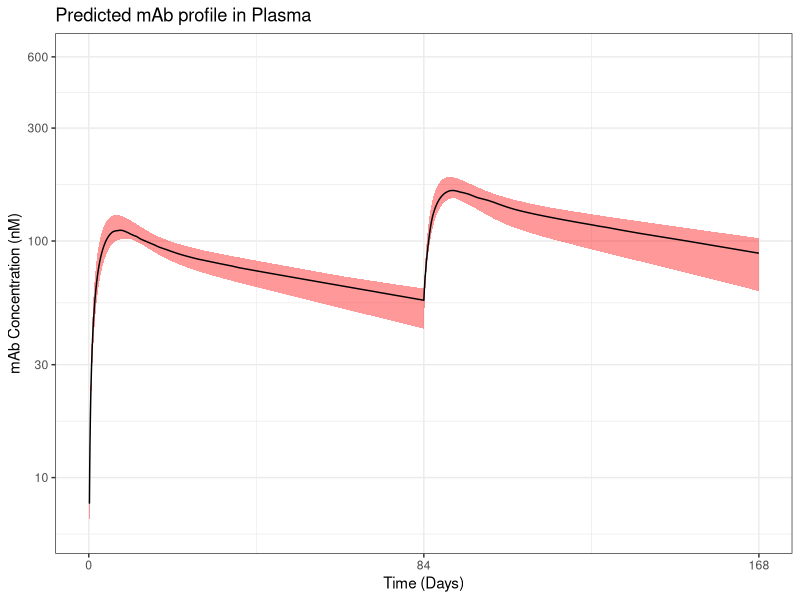

This figure's R source:
## Full TMDD model in central compartment
# Author: Dave Fairman
# Date: 07-March-2017
# Version 1
#rm(list=ls(all=TRUE))
#FOLDER <- "DMDG course"                     #Alter to specify your own location
#base.dir <- "."                #Alter to specify your own location
#setwd(file.path(base.dir, FOLDER))
SIM_TITLE <- "mAB multiple dose" # give each simualtion a unique title
Version <- "1" #Simulation version number
SIM_DAT <- Sys.Date()

####################### Parameters to adjust for simulations
#### mAb binding kinetics
TVKD <- 0.78/10 # nM 0.78nM as default
####Target dynamics
BASE_CONC <- 0.011/1000  ## nM. 11pM as default value
HL_Tar <- 0.5 # hours Target turnover half life 0.5 based on Biesma et al
Comp_factor <- 30 # fold higher complex elimination compared to mAb.
#### Dose
Dose <- 150 # mg. total dose of mAb
YTE_factor <- 3   # set to 1 for non YTE sims. set to 3 for 3x decrease in CL
TAU <- 24*7*4*3   #Dosing interval (hours)

##############  Do not alter anyting below this line!
#### 
Kon  <- 82   # nM-1 s-1 - fixed at estimate for IMA-026 and Koff derived. Keep fixed and just vary KD as this is OK for this level
# of investigation given that the model is essntially not be sensitive to Koff
set.seed(1234567)
SIM_DURATION <- 24*7*4*6 #Duration of simulation in hours
DT <- 1  # time step for simulations (hours)
## If you wish to give multiple doses

FIRST_DOSE <- 0 #time of first dose (hours)
LAST_DOSE <- FIRST_DOSE +24*7*4*8   #time of last dose (hours)
Time_labels <- seq(FIRST_DOSE,SIM_DURATION,by=TAU)/24
#
n.ind <- 30 # number of individuals in simulation ~ >500 for final simulations but wil take time so use ~30 to check model is working first
# library
library(deSolve)   ## DE solver
library(ggplot2)   ##  for plotting
library(MASS)     ## for mvrnorm function
library(plyr)    ## for the ldply and ddply aggregation functions
## SC
## Define dosing events longitudinally (like in nonmem)
Mw <- 146 #kDa - molecular weight

dose.events <- data.frame(var="depot",
                          time=seq(FIRST_DOSE,LAST_DOSE,by=TAU), #If you wish to give multiple doses
                          #time=FIRST_DOSE,                        #single dose - just gives dose at time specified
                          value=Dose*1000/Mw, method="add") # dose express in nMol

## ## parameter values
## PK assumed to be equivalent to IMA-026
TVCL <- 0.0068/YTE_factor       # L/hr 
TVVC <- 3.22        # L - central volume
TVVP <- 4.06        # L - peripheral volume
TVQ  <- 0.019      # L/hr
TVKA <- 0.2/24       # hr-1 - absorption rate constant
BIOAV <- 0.75       #F

#### Target parameters
Kdeg <- 0.693/HL_Tar #hr-1 
BASE_P <- BASE_CONC*TVVC # nMoles
Rsyn_P <- BASE_P * Kdeg 
Kel_mAB <- TVCL/TVVC
Kcomplex <- Kel_mAB * Comp_factor
## Calculate maximal theoretical accumulation of complex
Max_acc_ratio <- Kdeg / Kcomplex #maximum complex accumulation ratio
Max_acc_pM <- signif(BASE_CONC*(Kdeg / Kcomplex)*1000,3) #maximum complex accumulation concentration

## PKPD with TMDD in plasma
pkeq <- function(t, y, p) {    
  
  #### PK param  
  CL <- p[1]
  VC <- p[2]
  VP <- p[3]
  Q <- p[4]
  KA <- p[5]
  KD <- p[6]
  Koff <- Kon*KD
  
  dy1 <- - KA* y[1]         #depot drug amount
  
  dy2 <- BIOAV*KA*y[1] - (CL/VC)*y[2] -  Kon*(y[4]/VC)*(y[2]/VC)*VC + Koff*y[5]*VC - (Q/VC)*y[2] + (Q/VP)*y[3]  # drug amount in plasma amount
  
  dy3 <- (Q/VC)*y[2] - (Q/VP)*y[3] # drug amount in peripheral cmt
  
  dy4 <- Rsyn_P - Kdeg*y[4] - Kon*(y[4]/VC)*(y[2]/VC)*VC + Koff*y[5]*VC #free target amount in plasma
  
  dy5 <- Kon*(y[4]/VC)*(y[2]/VC) - Koff*y[5] - Kcomplex*y[5]# complex conc in plasma
  
  list(c(dy1, dy2, dy3, dy4, dy5))
}

## define matrix of parameters (see desolve guide)

params <- mvrnorm(n.ind, mu = log(c(TVCL,TVVC,TVVP,TVQ,TVKA,TVKD)),
                  Sigma = matrix(c(0.04, 0,    0,    0,    0,    0,
                                   0,    0.01, 0,    0,    0,    0,
                                   0,    0,    0.01, 0,    0,    0,
                                   0,    0,    0,    0.01, 0,    0,
                                   0,    0,    0,    0,    0.01, 0,
                                   0,    0,    0,    0,    0,    0.25), nrow=6))

params <- exp(params)

## Initial values of state variables
yini <- c(depot = 0, plasma = 0, peripheral = 0,ligandP = BASE_P, complexP = 0)
## observation times
times <- seq(0,SIM_DURATION,DT) # sequence starting at 0 ending at defined duration going up by x hours

## loop through matrix row by row (i.e. by ID) output data.frame as you go
out <- ldply(1:nrow(params),function(i){
  
  outi <- ode(func = pkeq, times = times,
              y = yini, parms = params[i,],events=list(data=dose.events))
  
  outi <- as.data.frame(outi)
  outi$plasma <- outi$plasma/params[i, 2]  # divides amount by individual V1 to get conc
  outi$ligandP <- outi$ligandP/params[i, 2]  # divides amount by individual V1 to get conc
  outi$SIM <- i
  outi
})

## plot the results
## mAb profile (Plasma)
mAbpl <- ddply(out,"time",function(d){
  data.frame(lowpl = quantile(d$plasma,probs=0.025),
             midpl = quantile(d$plasma,probs=0.5),
             hipl = quantile(d$plasma,probs=0.975))
})

## Plot mAb plasma levels
##get key infor into pdf title and ensure that numbers are no too long
k_Tar <- signif(Kdeg,3)
k_mAb <- signif(TVCL/TVVC,3)
k_comp <- signif(Kcomplex,3)

pdf(file=paste(Dose,"mg.",TVKD,"nM Kd.","k_Tar=",k_Tar,".k_mAb=",k_mAb,".Kcomplex=",k_comp,".",SIM_TITLE,
               ".","PK, target and complex plots with PI using TMDD model",".n=",n.ind,".",SIM_DAT,".pdf", sep=""))

ggplot(mAbpl,aes(x=time/24,y=midpl)) +
  geom_ribbon(aes(ymin=lowpl,ymax=hipl),alpha=0.4,fill = "red") +
  #scale_x_continuous(breaks=c(0,7,14,21,28,56,28*3,28*4,28*5,28*6), limits=c(0,SIM_DURATION/24)) + #Option to put in specific points
  scale_x_continuous(breaks=Time_labels, limits=c(0,SIM_DURATION/24)) +
  geom_line() + 
  scale_y_log10(breaks=c(10,30,100,300,600), limits=c(6,600)) +
  labs(x="Time (Days)", y="mAb Concentration (nM)", 
       title ="Predicted mAb profile in Plasma") + theme_bw()

## Target and complex profile (Plasma)
pl <- ddply(out,"time",function(d){
  data.frame(low = quantile(d$ligandP,probs=0.025),
             mid = quantile(d$ligandP,probs=0.5),
             hi = quantile(d$ligandP,probs=0.975))
})

cmxpl <- ddply(out,"time",function(d){
  data.frame(lowcmx = quantile(d$complexP,probs=0.025), #No need to divide by VC as complex is already as conc
             midcmx = quantile(d$complexP,probs=0.5),
             hicmx = quantile(d$complexP,probs=0.975))
})
Tarpl <- cbind(pl, cmxpl)

myplot <- ggplot(Tarpl,aes(x=time/24,y=mid*1000)) +
  geom_ribbon(aes(ymin=low*1000,ymax=hi*1000),alpha=0.4, fill = "red") +
  geom_ribbon(aes(ymin=lowcmx*1000,ymax=hicmx*1000),alpha=0.4,fill = "blue") +
  geom_line(aes(x=time/24,y=midcmx*1000)) +
  #scale_x_continuous(breaks=c(0,7,14,21,28,56,28*3,28*4,28*5,28*6), limits=c(0,SIM_DURATION/24)) + #Option to put in specific points
  scale_x_continuous(breaks=Time_labels, limits=c(0,SIM_DURATION/24)) +
  geom_line() + 
  scale_y_log10(breaks=c(0.0001,0.001,0.01,0.1,1,3,Max_acc_pM,10), limits=c(BASE_CONC,13)) +
  geom_line(aes(y=Max_acc_pM),lty=2,size=1, col ="red") + 
  annotate("text", x=(SIM_DURATION*0.9/24), y=Max_acc_pM*1.25, label="max acc (pM)", col= "red") +
  geom_line(aes(y=BASE_CONC*1000),lty=2,size=1, col ="red") + 
  annotate("text", x=(SIM_DURATION*0.9/24), y=BASE_CONC*1300, label="Baseline (pM)", col= "red") +
  geom_line(aes(y=BASE_CONC*100),lty=2,size=1, col ="dark green") +
  annotate("text", x=(SIM_DURATION*0.9/24), y=BASE_CONC*80, label="90% supression", col= "dark green") +
  labs(x="Time (Days)", y="Free ligand or complex Concentration in Plasma (pM)", 
       title ="Predicted Free Ligand or complex profile in Plasma") + theme_bw()

dev.off()
